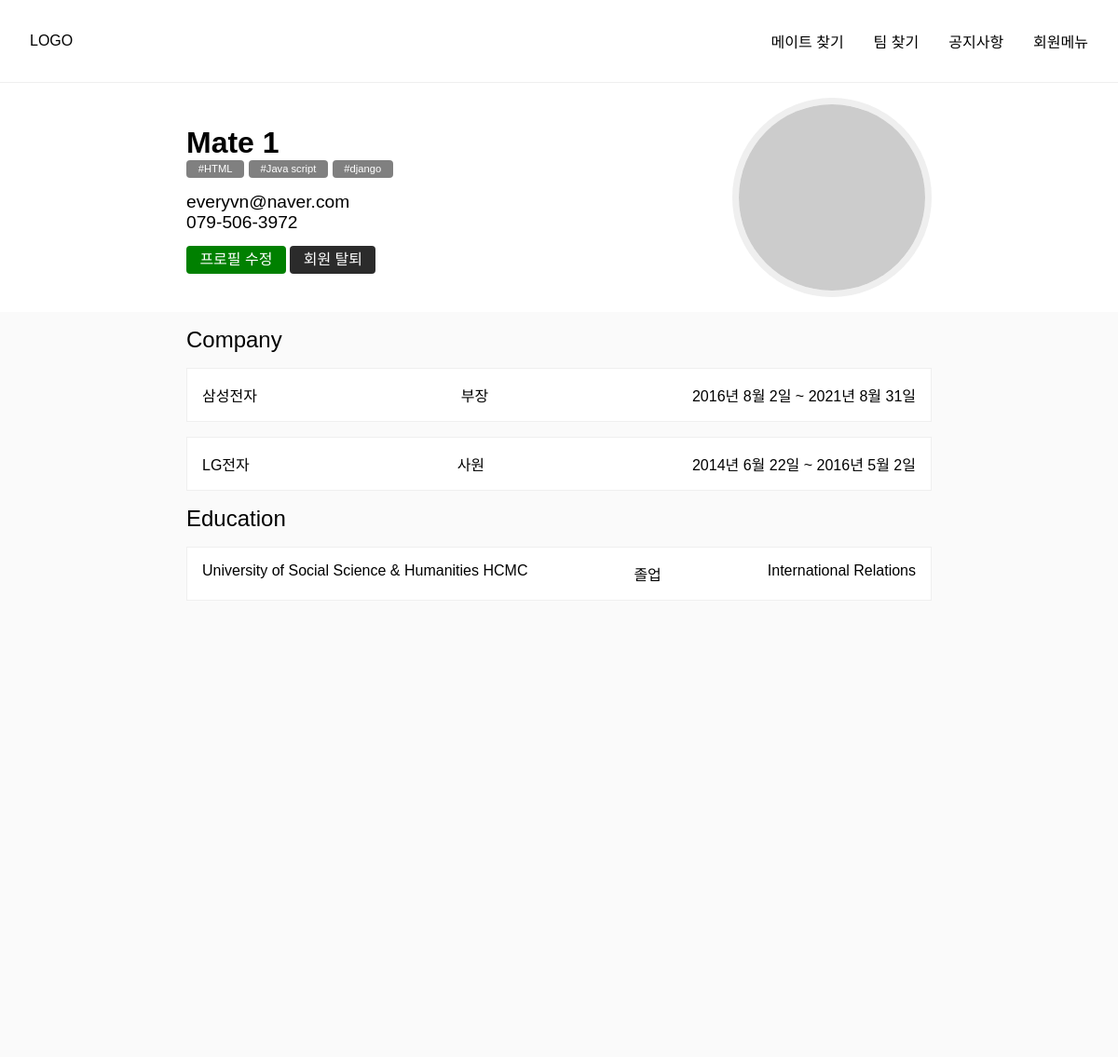
/profile/ (signed in), run on the app's committed database.
### apps/member/models.py (models this page shows, shortened)
class Profile(BaseModel):
    user = models.OneToOneField(User, on_delete=models.CASCADE, blank=True, null=True)
    name = models.CharField(max_length=45, blank=True)
    short_desc = models.CharField(max_length=200, blank=True, null=True)
    options = models.CharField(max_length=200, blank=True, null=True)
    picture = ProcessedImageField(upload_to = mem_img_path,
                                processors=[ResizeToFit(width=150, upscale=False)],
                                format='JPEG',
                                options={'quality':90},
                                blank=True,
                                null=True,
                                )
    detail = RichTextUploadingField(config_name='default', blank=True, null=True)
    skills = TaggableManager(blank=True)

class CVItem(BaseModel):
    profile = models.ForeignKey(Profile, on_delete=models.CASCADE)
    category = models.ForeignKey(CVCategory, on_delete=models.CASCADE, default=None)
    company = models.CharField(max_length=100, blank=True, null=True)
    company_start_date = models.DateField(blank=True, null=True)
    company_end_date = models.DateField(blank=True, null=True)
    company_career = models.CharField(max_length=100, choices=POSITION, blank=True, null=True)
    education = models.CharField(max_length=100, blank=True, null=True)
    education_status = models.CharField(max_length=100, choices=EDU_SELECT, blank=True, null=True)
    education_major = models.CharField(max_length=100, blank=True, null=True)
    projects = models.CharField(max_length=100, blank=True, null=True)
    projects_date = models.DateField(blank=True, null=True)
    projects_desc = models.TextField(blank=True, null=True)
    intro = models.TextField(blank=True, null=True)
    license_list = models.CharField(max_length=100, blank=True, null=True)
    license_list_date = models.DateField(blank=True, null=True)

### apps/member/views.py (the view)
# urls.py: path('', member_info, name='member_info'),
def member_info(request):
    profile = get_object_or_404(Profile, user = request.user)
    context = {
        'profile':profile,
    }
    return render(request, 'member_info/member_info.html', context)

### apps/member/models.py (called while the page is built)
    def __str__(self):
        return f"{self.title}"

### apps/member/templates/member_info/member_info.html (shortened to what this page needs)
{% extends 'index.html' %}
{% block header_content %}
<div class="profile_header">
    <div class="member_info">
        <h2 class="member_name">{{profile.name}}</h2>
        {% for skill in profile.skills.all %}
        <span>#{{skill}}</span>
        {% endfor %}
        <div class="profile_contact">
            <a class="email">{{request.user.email}}</a>
            <a class="phone">079-506-3972</a>
        </div>
        <div class="profile_btns">
            <a class="profile_modify">프로필 수정</a>
            <a class="profile_resign">회원 탈퇴</a>
        </div>
    </div>
    <img class="profile_img" src="https://picsum.photos/200/200">
</div>
{% endblock %}
{% block content %}
<div class="cv_wrapper">
    <h4 class="item_category">Company</h4>
    {% for item in profile.cvitem_set.all %}
        {% if item.category.id == 1 %}
        <div class="item_box {{item.category.slug}}" data-category={{item.category}}>
            <span>{{item.company}}</span>
            <span>{{item.get_company_career_display}}</span>
            <span>{{item.company_start_date}} ~ {{item.company_end_date}}</span>
        </div>
        {% elif item.category.id == 2 %}
        <div class="item_box {{item.category.slug}}" data-category={{item.category}}>
            <span>{{item.education}}</span>
            <span>{{item.get_education_status_display}}</span>
            <span>{{item.education_major}}</span>
        </div>
        {% endif %}
    {% endfor %}
{% endblock %}

### findmate/templates/index.html (style rules this page uses)
* { font-family: 'Noto Sans KR', sans-serif;; margin: 0; padding: 0; box-sizing: border-box; text-decoration: none; color: black; }

### apps/member/templates/member_info/member_info.html (style rules this page uses)
.profile_header { display: flex; justify-content: space-between; align-items: center; width: 800px; margin: auto; padding: 1rem 0; }
.member_name { font-size: 2rem; }
.member_info span { font-size: .7rem; background-color: gray; color: white; border-radius: 4px; padding: .2rem .8rem; }
.profile_contact { margin-top: 1rem; }
.profile_contact > a { display: block; font-weight: 300; font-size: 1.2rem; }
.profile_img { border-radius: 50%; border: 7px solid #efefef; }
.profile_btns { margin-top: 1rem; }
.profile_btns > a { font-size: 1rem; font-weight: 300; padding: .4rem .9rem; border-radius: 4px; color: white; }
.profile_btns .profile_modify { background-color: green; }
.profile_btns .profile_resign { background-color: #2b2b2b; }
.cv_wrapper { width: 800px; margin: auto; min-height: 100vh; }
.item_category { padding-top: 1rem; font-weight: 500; font-size: 1.5rem; }
.item_box { margin-top: 1rem; background-color: white; border: 1px solid #efefef; padding: 1rem; font-weight: 300; display:flex; justify-content: space-between; }

### data on the page
Profile: name "Mate 1"
Tag: name "HTML"
Tag: name "Java script"
Tag: name "django"
CVItem: company "삼성전자", company_career "부장", company_start_date "2016년 8월 2일", company_end_date "2021년 8월 31일"
CVItem: company "LG전자", company_career "사원", company_start_date "2014년 6월 22일", company_end_date "2016년 5월 2일"
CVItem: education "University of Social Science & Humanities HCMC", education_status "졸업", education_major "International Relations"

### other printed values
{{ request.user.email }} "everyvn@naver.com"
